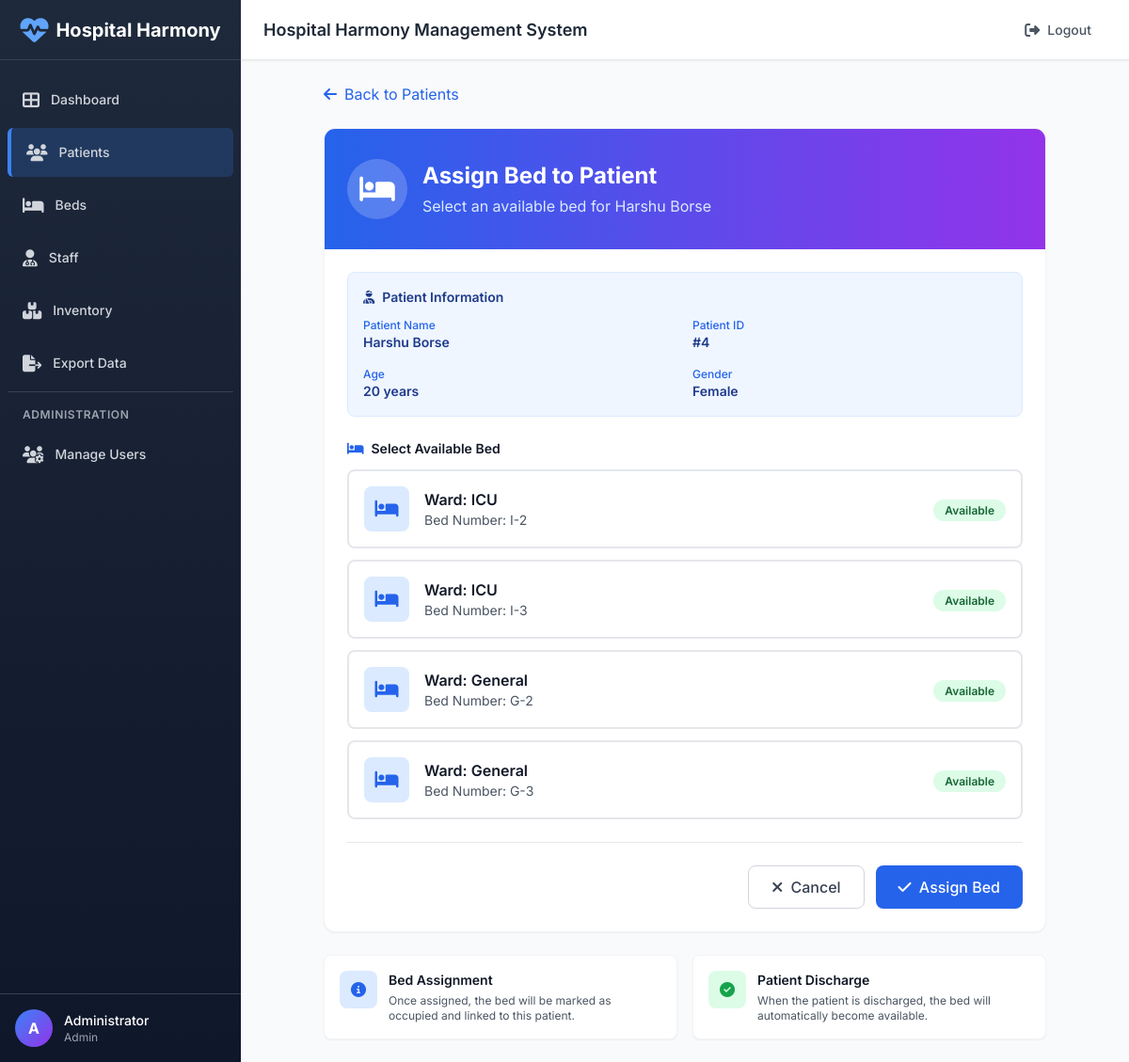
The page /patients/assign/4 (signed in) on the database its author committed.
### tables this page shows
CREATE TABLE patients (
    id INTEGER PRIMARY KEY AUTOINCREMENT,
    name TEXT NOT NULL,
    age INTEGER,
    gender TEXT,
    admission_reason TEXT,
    admission_date DATE DEFAULT CURRENT_DATE,
    status TEXT DEFAULT 'Stable',
    bed_id INTEGER,
    FOREIGN KEY(bed_id) REFERENCES beds(id)
);

CREATE TABLE beds (
    id INTEGER PRIMARY KEY AUTOINCREMENT,
    ward TEXT NOT NULL,
    bed_number TEXT NOT NULL,
    status TEXT NOT NULL DEFAULT 'available'
);

### app.py (the view)
@app.route('/patients/assign/<int:pid>')
@login_required
@role_required('patients')
def assign_bed(pid):
    db = get_db(); cur = db.cursor()
    cur.execute("SELECT * FROM beds WHERE status='available'")
    beds = cur.fetchall()
    cur.execute('SELECT * FROM patients WHERE id=?', (pid,))
    patient = cur.fetchone()
    return render_template('assign_bed.html', patient=patient, beds=beds)

### app.py (called while the page is built)
def login_required(f):
    @wraps(f)
    def wrapped(*args, **kwargs):
        if 'user_id' not in session:
            flash('Please login to access this page', 'danger')
            return redirect(url_for('login'))
        return f(*args, **kwargs)
    return wrapped

def role_required(*allowed_permissions):
    def decorator(f):
        @wraps(f)
        def wrapped(*args, **kwargs):
            if 'user_id' not in session:
                flash('Please login to access this page', 'danger')
                return redirect(url_for('login'))
            user_role = session.get('role')
            user_permissions = ROLE_PERMISSIONS.get(user_role, [])
            if not any(perm in user_permissions for perm in allowed_permissions):
                flash('You do not have permission to access this page', 'danger')
                return redirect(url_for('index'))
            return f(*args, **kwargs)
        return wrapped
    return decorator

@app.context_processor
def inject_permissions():
    if 'role' in session:
        return {
            'user_permissions': ROLE_PERMISSIONS.get(session['role'], []),
            'user_role': session.get('role'),
            'user_name': session.get('full_name')
        }
    return {'user_permissions': [], 'user_role': None, 'user_name': None}

### database.py (called while the page is built)
def get_db():
    global _conn
    if _conn is None:
        _conn = sqlite3.connect(DB_PATH, check_same_thread=False)
        _conn.row_factory = sqlite3.Row
    return _conn

### templates/assign_bed.html (shortened to what this page needs)
{% extends "layout.html" %}
{% block content %}
<div class="max-w-3xl mx-auto">
    <a href="/patients" class="inline-flex items-center text-blue-600 hover:text-blue-800 mb-6 transition">
        <i class="fas fa-arrow-left mr-2"></i>
        Back to Patients
    </a>
    <div class="bg-white rounded-xl shadow-sm border border-gray-100 overflow-hidden">
        <div class="bg-gradient-to-r from-blue-600 to-purple-600 px-6 py-8 text-white">
            <div class="flex items-center">
                <div class="w-16 h-16 bg-white bg-opacity-20 rounded-full flex items-center justify-center mr-4">
                    <i class="fas fa-bed text-3xl"></i>
                </div>
                <div>
                    <h1 class="text-2xl font-bold">Assign Bed to Patient</h1>
                    <p class="text-blue-100 mt-1">Select an available bed for {{ patient['name'] }}</p>
                </div>
            </div>
        </div>
        <div class="p-6">
            <div class="bg-blue-50 rounded-lg p-4 mb-6 border border-blue-100">
                <h3 class="text-sm font-semibold text-blue-900 mb-3 flex items-center">
                    <i class="fas fa-user-injured mr-2"></i>
                    Patient Information
                </h3>
                <div class="grid grid-cols-2 gap-4">
                    <div>
                        <p class="text-xs text-blue-600 font-medium">Patient Name</p>
                        <p class="text-sm font-semibold text-blue-900">{{ patient['name'] }}</p>
                    </div>
                    <div>
                        <p class="text-xs text-blue-600 font-medium">Patient ID</p>
                        <p class="text-sm font-semibold text-blue-900">#{{ patient['id'] }}</p>
                    </div>
                    {% if patient['age'] %}
                    <div>
                        <p class="text-xs text-blue-600 font-medium">Age</p>
                        <p class="text-sm font-semibold text-blue-900">{{ patient['age'] }} years</p>
                    </div>
                    {% endif %}
                    {% if patient['gender'] %}
                    <div>
                        <p class="text-xs text-blue-600 font-medium">Gender</p>
                        <p class="text-sm font-semibold text-blue-900">{{ patient['gender'] }}</p>
                    </div>
                    {% endif %}
                </div>
            </div>
            <form method="POST" action="/patients/assign/save" class="space-y-6">
                <div>
                    <label class="block text-sm font-semibold text-gray-900 mb-3 flex items-center">
                        <i class="fas fa-bed mr-2 text-blue-600"></i>
                        Select Available Bed
                    </label>
                    {% if beds %}
                        <div class="space-y-3">
                            {% for b in beds %}
                            <label class="block">
                                <div class="peer-checked:border-blue-500 peer-checked:bg-blue-50 border-2 border-gray-200 rounded-lg p-4 cursor-pointer hover:border-blue-300 transition">
                                    <div class="flex items-center justify-between">
                                        <div class="flex items-center">
                                            <div class="w-12 h-12 bg-blue-100 rounded-lg flex items-center justify-center mr-4">
                                                <i class="fas fa-bed text-blue-600 text-xl"></i>
                                            </div>
                                            <div>
                                                <h4 class="font-semibold text-gray-900">Ward: {{ b['ward'] }}</h4>
                                                <p class="text-sm text-gray-600">Bed Number: {{ b['bed_number'] }}</p>
                                            </div>
                                        </div>
                                        <div class="peer-checked:hidden block">
                                            <span class="px-3 py-1 text-xs font-semibold rounded-full bg-green-100 text-green-800">
                                                Available
                                            </span>
                                        </div>
                                    </div>
                                </div>
                            </label>
                            {% endfor %}
                        </div>
                    {% endif %}
                </div>
                {% if beds %}
                <div class="flex justify-end space-x-3 pt-6 border-t border-gray-200">
                    <a href="/patients" class="px-6 py-2.5 border border-gray-300 rounded-lg text-gray-700 hover:bg-gray-50 transition font-medium">
                        <i class="fas fa-times mr-1"></i> Cancel
                    </a>
                    <button type="submit" class="px-6 py-2.5 bg-blue-600 text-white rounded-lg hover:bg-blue-700 transition font-medium shadow-sm">
                        <i class="fas fa-check mr-1"></i> Assign Bed
                    </button>
                </div>
                {% endif %}
            </form>
        </div>
    </div>
    <div class="grid grid-cols-1 md:grid-cols-2 gap-4 mt-6">
        <div class="bg-white rounded-lg shadow-sm border border-gray-100 p-4">
            <div class="flex items-start">
                <div class="w-10 h-10 bg-blue-100 rounded-lg flex items-center justify-center mr-3 flex-shrink-0">
                    <i class="fas fa-info-circle text-blue-600"></i>
                </div>
                <div>
                    <h4 class="font-semibold text-gray-900 text-sm">Bed Assignment</h4>
                    <p class="text-xs text-gray-600 mt-1">Once assigned, the bed will be marked as occupied and linked to this patient.</p>
                </div>
            </div>
        </div>
        <div class="bg-white rounded-lg shadow-sm border border-gray-100 p-4">
            <div class="flex items-start">
                <div class="w-10 h-10 bg-green-100 rounded-lg flex items-center justify-center mr-3 flex-shrink-0">
                    <i class="fas fa-check-circle text-green-600"></i>
                </div>
                <div>
                    <h4 class="font-semibold text-gray-900 text-sm">Patient Discharge</h4>
                    <p class="text-xs text-gray-600 mt-1">When the patient is discharged, the bed will automatically become available.</p>
                </div>
            </div>
        </div>
    </div>
</div>
{% endblock %}

### templates/layout.html (style rules this page uses)
* { font-family: 'Inter', sans-serif; }

### rows shown on the page
patients: name "Harshu Borse", id "4", age "20", gender "Female"
beds: ward "ICU", bed_number "I-2"
beds: ward "ICU", bed_number "I-3"
beds: ward "General", bed_number "G-2"
beds: ward "General", bed_number "G-3"

### other values the page prints
{{ user_name[0] if user_name else 'U' }} "A"
{{ user_name }} "Administrator"
{{ user_role }} "Admin"
